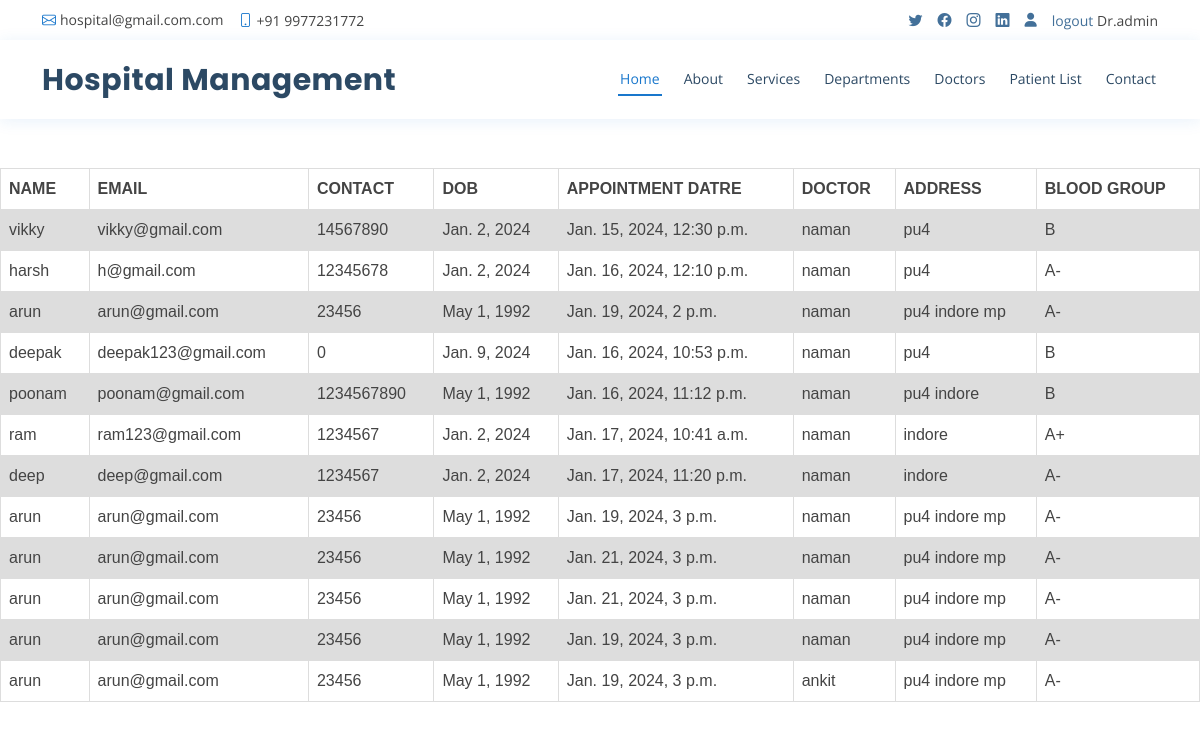
/PatientTable/ (signed in), run on the app's committed database.
### staff/models.py (models this page shows, shortened)
class Patient(models.Model):
  name = models.CharField(max_length=150)
  email = models.EmailField(max_length=150)
  contact_number = models.IntegerField()
  doctor = models.ForeignKey(Doctor , on_delete=models.CASCADE)
  DOB = models.DateField()
  choice = (('male','male'),('female','female'),('other','other'))
  gender = models.CharField(max_length=10,choices = choice)
  address = models.CharField(max_length=200)
  choice = (('B+','B+'),('O+','O+'),('AB+','AB+'),('A-','A-'))
  blood_group = models.CharField(max_length=10,choices = choice)
  Appointment_time = models.DateTimeField()
  message = models.TextField(null=True, blank=True)

### staff/views.py (the view)
# urls.py: path('PatientTable/',PatientTable.as_view(),name='PatientTable'),
class PatientTable(ListView):
    model = Patient
    template_name = 'patients.html'

### staff/models.py (called while the page is built)
  def __str__(self):
    return str(self.username)

### templates/patients.html (shortened to what this page needs)
{% extends 'base.html' %}
{% load static %}
{% block content %}
<!DOCTYPE html>
<html lang="en">
<head>
</head>
<body>
  <br><br>
  <table>
  <tr >
    <th>NAME</th>
    <th>EMAIL</th>
    <th>CONTACT</th>
    <th>DOB</th>
    <th>APPOINTMENT DATRE</th>
    <th>DOCTOR</th>
    <th>ADDRESS</th>
    <th>BLOOD GROUP</th>
  </tr>
    {% for i in object_list %}
    <tr>
      <td>{{i.name}}</td>
      <td>{{i.email}}</td>
      <td>{{i.contact_number}}</td>
      <td>{{i.DOB}}</td>
      <td>{{i.Appointment_time}}</td>
      <td>{{i.doctor}}</td>
      <td>{{i.address}}</td>
      <td>{{i.blood_group}}</td>
    </tr>
    {% endfor %}
</table>
</body>
</html>
{% endblock %}

### templates/base.html (shortened to what this page needs)
{% load static %}
<!DOCTYPE html>
<html lang="en">
<head>
  <link href="{% static 'assets/vendor/animate.css/animate.min.css' %}" rel="stylesheet">
  <link href="{% static 'assets/vendor/fontawesome-free/css/all.min.css' %}" rel="stylesheet">
  <link href="{% static 'assets/vendor/bootstrap/css/bootstrap.min.css' %}" rel="stylesheet">
  <link href="{% static 'assets/vendor/bootstrap-icons/bootstrap-icons.css' %}" rel="stylesheet">
  <link href="{% static 'assets/vendor/boxicons/css/boxicons.min.css' %}" rel="stylesheet">
  <link href="{% static 'assets/vendor/glightbox/css/glightbox.min.css' %}" rel="stylesheet">
  <link href="{% static 'assets/vendor/remixicon/remixicon.css' %}" rel="stylesheet">
  <link href="{% static 'assets/vendor/swiper/swiper-bundle.min.css' %}" rel="stylesheet">
  <link href="{% static 'assets/css/style.css' %}" rel="stylesheet">
</head>
<body>
  <div id="topbar" class="d-flex align-items-center fixed-top">
    <div class="container d-flex justify-content-between">
      <div class="contact-info d-flex align-items-center">
        <i class="bi bi-envelope"></i> <a href="mailto:contact@example.com">hospital@gmail.com.com</a>
        <i class="bi bi-phone"></i> +91 9977231772
      </div>
      <div class="d-none d-lg-flex social-links align-items-center">
        <a href="#" class="twitter"><i class="bi bi-twitter"></i></a>
        <a href="#" class="facebook"><i class="bi bi-facebook"></i></a>
        <a href="#" class="instagram"><i class="bi bi-instagram"></i></a>
        <a href="#" class="linkedin"><i class="bi bi-linkedin"></i></i></a>
        <a href="{% url 'doctor_retrive' %}" class="login"><i class="fas fa-user"></i></i></i></a>
        {% if user.is_authenticated %}
        <a href="/logout_view/">logout </a> &nbsp;Dr.{{request.user}}<br>
        {% endif %}
      </div>
    </div>
  </div>
  <header id="header" class="fixed-top">
    <div class="container d-flex align-items-center">
      <h1 class="logo me-auto"><a href="index.html">Hospital Management</a></h1>
      <nav id="navbar" class="navbar order-last order-lg-0">
        <ul>
          <li><a class="nav-link scrollto active" href="/">Home</a></li>
          <li><a class="nav-link scrollto" href="#about">About</a></li>
          <li><a class="nav-link scrollto" href="#services">Services</a></li>
          <li><a class="nav-link scrollto" href="#departments">Departments</a></li>
          <li><a class="nav-link scrollto" href="#doctors">Doctors</a></li>
          <li><a class="nav-link scrollto" href="/PatientTable/">Patient List</a></li>
          <li><a class="nav-link scrollto" href="#contact">Contact</a></li>
        </ul>
      </nav>
    </div>
  </header>
  <br>
  <br>
  <br>
  <br>
  <br>
  {% block content %}
  {% endblock %}

### static/assets/css/style.css (style rules this page uses)
body { font-family: "Open Sans", sans-serif; color: #444444; }
a { color: #1977cc; text-decoration: none; }
h1, h2, h3, h4, h5, h6 { font-family: "Raleway", sans-serif; }
#topbar { background: #fff; height: 40px; font-size: 14px; transition: all 0.5s; z-index: 996; }
#topbar .contact-info a { line-height: 1; color: #444444; transition: 0.3s; }
#topbar .contact-info i { color: #1977cc; padding-right: 4px; margin-left: 15px; line-height: 0; }
#topbar .contact-info i:first-child { margin-left: 0; }
#topbar .social-links a { color: #437099; padding-left: 15px; display: inline-block; line-height: 1px; transition: 0.3s; }
#topbar .social-links a:first-child { border-left: 0; }
#header { background: #fff; transition: all 0.5s; z-index: 997; padding: 15px 0; top: 40px; box-shadow: 0px 2px 15px rgba(25, 119, 204, 0.1); }
#header .logo { font-size: 30px; margin: 0; padding: 0; line-height: 1; font-weight: 700; letter-spacing: 0.5px; font-family: "Poppins", sans-serif; }
#header .logo a { color: #2c4964; }
.navbar { padding: 0; }
.navbar ul { margin: 0; padding: 0; display: flex; list-style: none; align-items: center; }
.navbar li { position: relative; }
.navbar>ul>li { position: relative; white-space: nowrap; padding: 8px 0 8px 20px; }
.navbar a, .navbar a:focus { display: flex; align-items: center; justify-content: space-between; font-size: 14px; color: #2c4964; white-space: nowrap; transition: 0.3s; border-bottom: 2px solid #fff; padding: 5px 2px; }
.navbar a:hover, .navbar .active, .navbar .active:focus, .navbar li:hover>a { color: #1977cc; border-color: #1977cc; }

### templates/patients.html (style rules this page uses)
table { font-family: arial, sans-serif; border-collapse: collapse; width: 100%; }
td, th { border: 1px solid #dddddd; text-align: left; padding: 8px; }
tr:nth-child(even) { background-color: #dddddd; }

### data on the page
Patient: name "vikky", email "vikky@gmail.com", contact_number "14567890", DOB "Jan. 2, 2024", Appointment_time "Jan. 15, 2024, 12:30 p.m.", doctor "naman", address "pu4", blood_group "B"
Patient: name "harsh", email "h@gmail.com", contact_number "12345678", DOB "Jan. 2, 2024", Appointment_time "Jan. 16, 2024, 12:10 p.m.", doctor "naman", address "pu4", blood_group "A-"
Patient: name "arun", email "arun@gmail.com", contact_number "23456", DOB "May 1, 1992", Appointment_time "Jan. 19, 2024, 2 p.m.", doctor "naman", address "pu4 indore mp", blood_group "A-"
Patient: name "deepak", email "deepak123@gmail.com", contact_number "0", DOB "Jan. 9, 2024", Appointment_time "Jan. 16, 2024, 10:53 p.m.", doctor "naman", address "pu4", blood_group "B"
Patient: name "poonam", email "poonam@gmail.com", contact_number "1234567890", DOB "May 1, 1992", Appointment_time "Jan. 16, 2024, 11:12 p.m.", doctor "naman", address "pu4 indore", blood_group "B"
Patient: name "ram", email "ram123@gmail.com", contact_number "1234567", DOB "Jan. 2, 2024", Appointment_time "Jan. 17, 2024, 10:41 a.m.", doctor "naman", address "indore", blood_group "A+"
Patient: name "deep", email "deep@gmail.com", contact_number "1234567", DOB "Jan. 2, 2024", Appointment_time "Jan. 17, 2024, 11:20 p.m.", doctor "naman", address "indore", blood_group "A-"
Patient: name "arun", email "arun@gmail.com", contact_number "23456", DOB "May 1, 1992", Appointment_time "Jan. 19, 2024, 3 p.m.", doctor "naman", address "pu4 indore mp", blood_group "A-"
Patient: name "arun", email "arun@gmail.com", contact_number "23456", DOB "May 1, 1992", Appointment_time "Jan. 21, 2024, 3 p.m.", doctor "naman", address "pu4 indore mp", blood_group "A-"
Patient: name "arun", email "arun@gmail.com", contact_number "23456", DOB "May 1, 1992", Appointment_time "Jan. 21, 2024, 3 p.m.", doctor "naman", address "pu4 indore mp", blood_group "A-"
Patient: name "arun", email "arun@gmail.com", contact_number "23456", DOB "May 1, 1992", Appointment_time "Jan. 19, 2024, 3 p.m.", doctor "naman", address "pu4 indore mp", blood_group "A-"
Patient: name "arun", email "arun@gmail.com", contact_number "23456", DOB "May 1, 1992", Appointment_time "Jan. 19, 2024, 3 p.m.", doctor "ankit", address "pu4 indore mp", blood_group "A-"

### other printed values
{{ request.user }} "admin"
